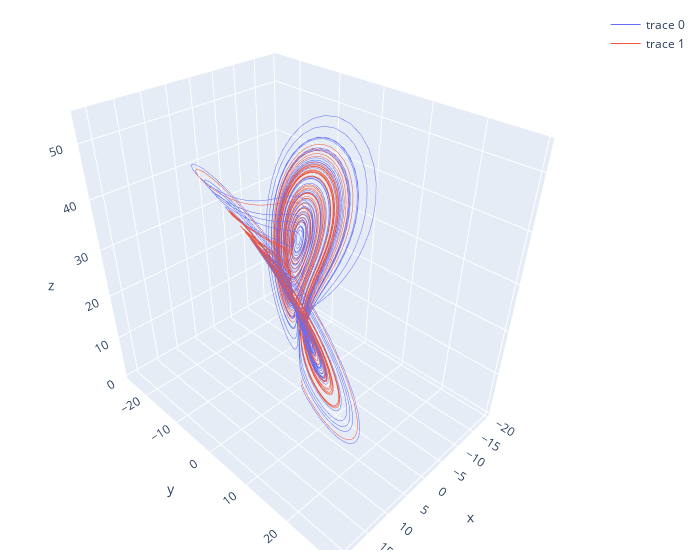

This figure's notebook cell:
### Code cell
# Interactive 3D plot of the two trajectories
# You will need plotly installed, you can do this with "conda install -c conda-forge plotly" once you have activated your parcels environment
import plotly.graph_objects as go

fig = go.Figure()
for particle_id in ds_ee.trajectory:
    fig.add_trace(go.Scatter3d(
        x=ds_ee.lon.sel(trajectory=particle_id),
        y=ds_ee.lat.sel(trajectory=particle_id),
        z=ds_ee.z.sel(trajectory=particle_id),
        mode='lines',
        line=dict(width=1)
    ))
fig.update_layout(scene = dict(xaxis_title='x', yaxis_title='y', zaxis_title='z'),
                  width=700,
                  margin=dict(r=20, b=10, l=10, t=10))
fig.show()

### Figure 1 — Plotly figure (JSON) as saved in the notebook; plotly's stock layout.template omitted (floating-point values rounded to 4 significant figures; data arrays with more than 128 entries replaced by an {"elided": "..."} marker saying what was removed)
{"data": [{"line": {"width": 1}, "mode": "lines", "type": "scatter3d", "x": {"elided": "5000 float values"}, "y": {"elided": "5000 float values"}, "z": {"elided": "5000 float values"}}, {"line": {"width": 1}, "mode": "lines", "type": "scatter3d", "x": {"elided": "5000 float values"}, "y": {"elided": "5000 float values"}, "z": {"elided": "5000 float values"}}], "layout": {"margin": {"b": 10, "l": 10, "r": 20, "t": 10}, "scene": {"xaxis": {"title": {"text": "x"}}, "yaxis": {"title": {"text": "y"}}, "zaxis": {"title": {"text": "z"}}}, "width": 700}}
